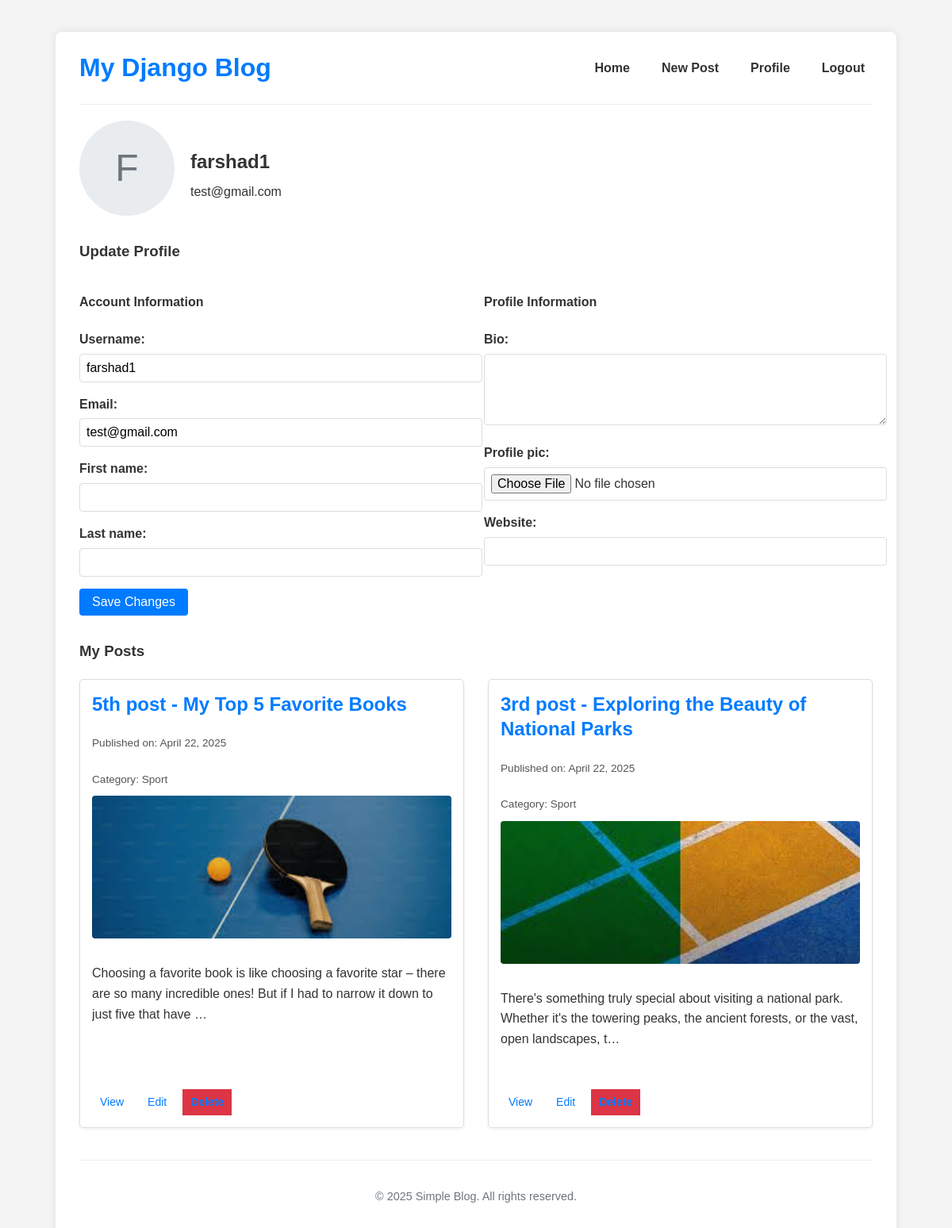
Page /profile/ (signed in) on the committed database.
### blog/models.py (models this page shows, shortened)
class UserProfile(models.Model):
    user = models.OneToOneField(User, on_delete=models.CASCADE, related_name='profile')
    bio = models.TextField(max_length=500, blank=True)
    profile_pic = models.ImageField(upload_to='profile_pics/', blank=True, null=True)
    website = models.URLField(blank=True, null=True)

class Post(models.Model):
    title = models.CharField(max_length=200)
    content = models.TextField()
    pub_date = models.DateTimeField(default=timezone.now)
    category = models.ForeignKey(Category, on_delete=models.SET_NULL, null=True, blank=True)
    image = models.ImageField(upload_to='blog_images/', blank=True, null=True)
    author = models.ForeignKey(User, on_delete=models.CASCADE, related_name='blog_posts', null=True)
    class Meta:
        ordering = ['-pub_date']
    @property
    def image_url(self):
        if self.image and hasattr(self.image, 'url'):
            return self.image.url
        return None # Or a default image URL

class Category(models.Model):
    name = models.CharField(max_length=100, unique=True)
    class Meta:
        verbose_name_plural = "Categories"

### blog/views.py (the view)
# urls.py: path('profile/', views.profile, name='profile'),
@login_required
def profile(request):
    if request.method == 'POST':
        user_form = UserUpdateForm(request.POST, instance=request.user)
        profile_form = UserProfileForm(request.POST, request.FILES, instance=request.user.profile)
        if user_form.is_valid() and profile_form.is_valid():
            user_form.save()
            profile_form.save()
            messages.success(request, 'Your profile has been updated!')
            return redirect('profile')
    else:
        user_form = UserUpdateForm(instance=request.user)
        profile_form = UserProfileForm(instance=request.user.profile)
    user_posts = Post.objects.filter(author=request.user)
    context = {
        'user_form': user_form,
        'profile_form': profile_form,
        'user_posts': user_posts
    }
    return render(request, 'blog/profile.html', context)

### blog/forms.py
class UserUpdateForm(forms.ModelForm):
    email = forms.EmailField()
    class Meta:
        model = User
        fields = ('username', 'email', 'first_name', 'last_name')

class UserProfileForm(forms.ModelForm):
    class Meta:
        model = UserProfile
        fields = ('bio', 'profile_pic', 'website')
        widgets = {
            'bio': forms.Textarea(attrs={'rows': 4}),
        }

### templates/blog/profile.html (shortened to what this page needs)
{% extends 'blog/base.html' %}
{% block content %}
<div class="profile-container">
    <div class="profile-header">
        <div class="profile-avatar">
            {% if user.profile.profile_pic %}
                <img src="{{ user.profile.profile_pic_url }}" alt="{{ user.username }}">
            {% else %}
                <div class="profile-avatar-placeholder">{{ user.username|first|upper }}</div>
            {% endif %}
        </div>
        <div class="profile-info">
            <h2>{{ user.username }}</h2>
            <p class="profile-email">{{ user.email }}</p>
        </div>
    </div>
    <div class="profile-actions">
        <h3>Update Profile</h3>
        <form method="post" enctype="multipart/form-data" class="profile-form">
            <div class="form-row">
                <div class="form-column">
                    <h4>Account Information</h4>
                    {% for field in user_form %}
                        <div class="form-group">
                            {{ field.label_tag }}
                            {{ field }}
                        </div>
                    {% endfor %}
                </div>
                <div class="form-column">
                    <h4>Profile Information</h4>
                    {% for field in profile_form %}
                        <div class="form-group">
                            {{ field.label_tag }}
                            {{ field }}
                        </div>
                    {% endfor %}
                </div>
            </div>
            <button type="submit" class="btn">Save Changes</button>
        </form>
    </div>
    <div class="user-posts">
        <h3>My Posts</h3>
        {% if user_posts %}
            <div class="posts-grid">
                <ul>
                    {% for post in user_posts %}
                        <li>
                            <h2><a href="{% url 'post_detail' post.id %}">{{ post.title }}</a></h2>
                            <p class="post-meta">Published on: {{ post.pub_date|date:"F j, Y" }}</p>
                            {% if post.category %}
                                <p class="post-meta">Category: {{ post.category.name }}</p>
                            {% endif %}
                            {% if post.image %}
                                <img src="{{ post.image_url }}" alt="{{ post.title }}" class="post-image">
                            {% endif %}
                            <div class="post-content">
                                <p>{{ post.content|truncatechars:150 }}</p>
                            </div>
                            <div class="post-actions">
                                <a href="{% url 'post_detail' post.id %}" class="btn-small">View</a>
                                <a href="{% url 'update_post' post.id %}" class="btn-small">Edit</a>
                                <a href="{% url 'delete_post' post.id %}" class="btn-small btn-danger">Delete</a>
                            </div>
                        </li>
                    {% endfor %}
                </ul>
            </div>
        {% else %}
            <p>You haven't created any posts yet.</p>
            <a href="{% url 'create_post' %}" class="btn">Create Your First Post</a>
        {% endif %}
    </div>
</div>
{% endblock %}

### templates/blog/base.html (shortened to what this page needs)
{% load static %}
<!DOCTYPE html>
<html lang="en">
<head>
    <link rel="stylesheet" href="{% static 'css/style.css' %}">
</head>
<body>
    <div class="container">
        <header>
            <h1 class="site-title"><a href="{% url 'post_list' %}">My Django Blog</a></h1>
            <nav class="main-nav">
                <ul>
                    <li><a href="{% url 'post_list' %}">Home</a></li>
                    {% if user.is_authenticated %}
                        <li><a href="{% url 'create_post' %}">New Post</a></li>
                        <li><a href="{% url 'profile' %}">Profile</a></li>
                        <li><a href="{% url 'logout' %}">Logout</a></li>
                    {% else %}
                        <li><a href="{% url 'login' %}">Login</a></li>
                        <li><a href="{% url 'register' %}">Register</a></li>
                    {% endif %}
                </ul>
            </nav>
        </header>
        <main>
            {% block content %}{% endblock %}
        </main>
        <footer>
            <p>&copy; {% now "Y" %} Simple Blog. All rights reserved.</p>
        </footer>
    </div>
</body>
</html>

### static/css/style.css (style rules this page uses)
body { font-family: 'Arial', sans-serif; line-height: 1.6; margin: 0; padding: 20px; background-color: #f4f4f4; color: #333; }
.container { max-width: 1000px; margin: 20px auto; background: #fff; padding: 20px 30px; box-shadow: 0 0 10px rgba(0, 0, 0, 0.1); border-radius: 8px; }
header { display: flex; justify-content: space-between; align-items: center; padding-bottom: 20px; margin-bottom: 20px; border-bottom: 1px solid #eee; }
.site-title { margin: 0; }
.site-title a { color: #007bff; text-decoration: none; }
.main-nav ul { display: flex; list-style: none; padding: 0; margin: 0; }
.main-nav li { margin-left: 20px; }
.main-nav a { text-decoration: none; color: #333; font-weight: bold; padding: 5px 10px; border-radius: 4px; }
h1, h2, h3 { color: #333; margin-bottom: 10px; }
h1 { color: #007bff; }
a { color: #007bff; text-decoration: none; }
.form-group { margin-bottom: 15px; }
label { display: block; margin-bottom: 5px; font-weight: bold; }
input, textarea, select { width: 100%; padding: 8px; border: 1px solid #ddd; border-radius: 4px; font-size: 16px; }
textarea { resize: vertical; }
.btn, button[type="submit"] { display: inline-block; padding: 8px 16px; background-color: #007bff; color: white; border: none; border-radius: 4px; cursor: pointer; font-size: 16px; text-decoration: none; transition: background-color 0.3s ease; }
.btn-danger { background-color: #dc3545; }
.btn-small { padding: 5px 10px; font-size: 14px; }
.profile-container { margin-bottom: 30px; }
.profile-header { display: flex; align-items: center; margin-bottom: 20px; }
.profile-avatar { width: 120px; height: 120px; border-radius: 50%; overflow: hidden; margin-right: 20px; background-color: #e9ecef; display: flex; align-items: center; justify-content: center; }
.profile-avatar-placeholder { font-size: 48px; color: #6c757d; }
.profile-info { flex: 1; }
.profile-info h2 { margin-bottom: 5px; }
.profile-name, .profile-email, .profile-website { margin: 5px 0; }
.profile-actions, .user-posts, .author-posts { margin-top: 30px; }
.profile-form { margin-top: 15px; }
.form-row { display: flex; gap: 20px; }
.form-column { flex: 1; }
.post-actions { margin-top: 20px; display: flex; gap: 10px; }
.posts-grid { display: grid; grid-template-columns: 1fr 1fr; gap: 30px; margin-top: 20px; }
.posts-grid ul { list-style: none; padding: 0; margin: 0; display: contents; }
.posts-grid li { border: 1px solid #ddd; padding: 15px; margin-bottom: 0; border-radius: 5px; background-color: #fff; box-shadow: 0 2px 4px rgba(0, 0, 0, 0.05); display: flex; flex-direction: column; justify-content: space-between; transition: transform 0.3s ease, box-shadow 0.3s ease; }
.posts-grid li:last-child { border-bottom: 1px solid #ddd; margin-bottom: 0; padding-bottom: 15px; }
.posts-grid li h2 { margin-top: 0; margin-bottom: 10px; line-height: 1.3; }
.posts-grid li .post-meta { margin-bottom: 10px; font-size: 0.85em; color: #555; }
.posts-grid li .post-image { width: 100%; height: 180px; object-fit: cover; margin-bottom: 15px; border-radius: 4px; display: block; }
.posts-grid li .post-content { margin-top: 0; margin-bottom: 15px; flex-grow: 1; overflow: hidden; text-overflow: ellipsis; }
.posts-grid li a:last-child { display: inline-block; margin-top: auto; font-weight: bold; }
footer { margin-top: 40px; padding-top: 20px; border-top: 1px solid #eee; text-align: center; color: #6c757d; font-size: 0.9em; }

### rows in the picture
Post: title "5th post - My Top 5 Favorite Books", pub_date "April 22, 2025", category.name "Sport", image_url (picture), content "Choosing a favorite book is like choosing a favorite star – there are so many incredible ones! But if I had to narrow it down to just five that have …"
Post: title "3rd post - Exploring the Beauty of National Parks", pub_date "April 22, 2025", category.name "Sport", image_url (picture), content "There's something truly special about visiting a national park. Whether it's the towering peaks, the ancient forests, or the vast, open landscapes, t…"

### other values in the picture
{{ user.username|first|upper }} "F"
{{ user.username }} "farshad1"
{{ user.email }} "test@gmail.com"
{{ field.label_tag }} "Username:" "Email:" "First name:" "Last name:"
{{ field.label_tag }} "Bio:" "Profile pic:" "Website:"
